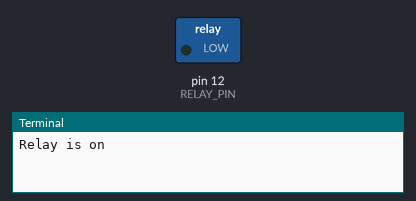
The program below on a simulated Raspberry Pi (header pin numbers). Shown: switched loads named in the program (green lamp = pin HIGH), the last lines printed to the terminal.

Above: at 1.0 s.
At 3.0 s:
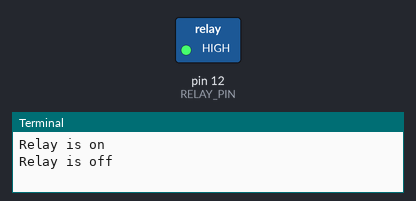
Timing chart, 0 to 5.2 s (numbered marks = the images above):
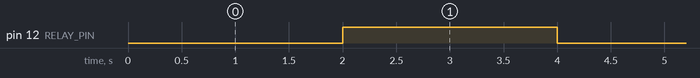

The program:

relay_switch.py
```python
# (licence header left out)
import RPi.GPIO as GPIO
import time

RELAY_PIN = 12
GPIO.setmode(GPIO.BOARD)
GPIO.setup(RELAY_PIN, GPIO.OUT, initial=GPIO.HIGH)

try:
    while True:
        print("Relay is on")
        GPIO.output(RELAY_PIN, GPIO.LOW)
        time.sleep(2)
        print("Relay is off")
        GPIO.output(RELAY_PIN, GPIO.HIGH)
        time.sleep(2)
except KeyboardInterrupt:
    print("Exception: KeyboardInterrupt")
finally:
    GPIO.cleanup()
```

Measured:
- by itself, pin 12 (RELAY_PIN): alternates HIGH for 2.0 s and LOW for 2.0 s
